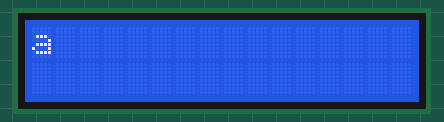
Simulated run of this sketch. Board: Arduino Uno, built with avr-gcc and run on an emulated ATmega328P. Parts: 16×2 character LCD.

Above: at 0.23 s.
At 5.07 s:
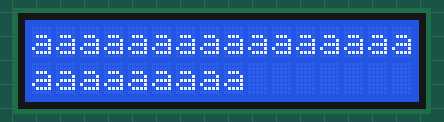
At 10.12 s:
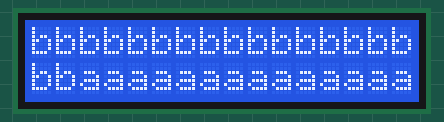
At 20.01 s:
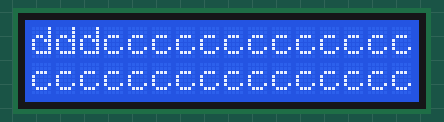
At 29.9 s:
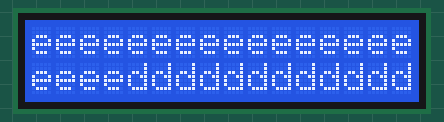
At 39.79 s:
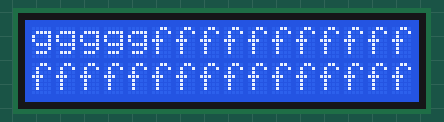

The sketch:

LCD_I2C_setCursor.ino
```cpp
// these constants won't change.  But you can change the size of
// your LCD using them:
const int numRows = 2;
const int numCols = 16;

#include <Wire.h>
#include <LiquidCrystal_I2C.h>

LiquidCrystal_I2C lcd(0x38,16,2);  // set the LCD address to 0x20 for a 16 chars and 2 line display

void setup()
{
  lcd.init();                      // initialize the lcd

  // Print a message to the LCD.
  lcd.noBacklight();
  lcd.print("NMIT");
  // set up the LCD's number of columns and rows:
  lcd.begin(numCols,numRows);
}

void loop() {
  // loop from ASCII 'a' to ASCII 'z':
  for (int thisLetter = 'a'; thisLetter <= 'z'; thisLetter++) {
    // loop over the columns:
    for (int thisCol = 0; thisCol < numRows; thisCol++) {
      // loop over the rows:
      for (int thisRow = 0; thisRow < numCols; thisRow++) {
        // set the cursor position:
        lcd.setCursor(thisRow,thisCol);
        // print the letter:
        lcd.write(thisLetter);
        delay(200);
      }
    }
  }
}
```
